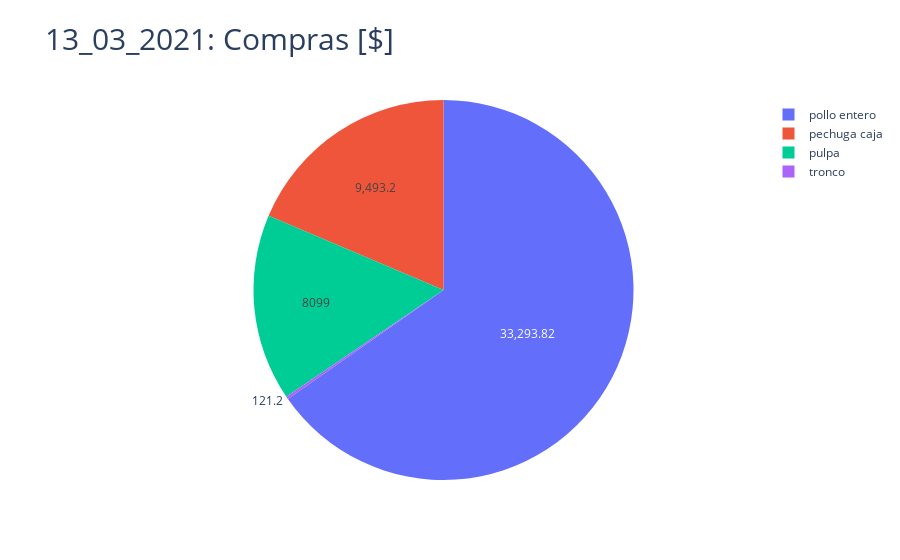

Notebook cell for this chart:
### Markdown cell above
---

### Code cell
def Reporte_de_Hoy():  
    #Obteniendo archivo de ventas
    excel_ventas,excel_compras, hoja = ObtenerArchivo()
    #Obteniendo datos de hoy
    ventas_hoy = LimpiarDatos(excel_ventas.parse(hoja))
    compras_hoy = LimpiarDatos(excel_compras.parse(hoja))
    inventario = {'pechuga': 1000,
                 'ala natural': 1000,
                 'pierna con muslo': 1000,
                 'pechuga caja': 1000,
                 'pollo entero': 1000}
    
    Reporte(ventas_hoy, compras_hoy)
Reporte_de_Hoy()

### Figure 1 — Plotly figure (JSON) as saved in the notebook; plotly's stock layout.template omitted (floating-point values rounded to 4 significant figures)
{"data": [{"domain": {"x": [0, 1], "y": [0, 1]}, "hovertemplate": "producto=%{label}<br>importe=%{value}<extra></extra>", "labels": ["pollo entero", "pechuga caja", "pulpa", "tronco"], "legendgroup": "", "name": "", "showlegend": true, "textinfo": "value", "type": "pie", "values": [33290.0, 9493.0, 8099, 121.2]}], "layout": {"legend": {"tracegroupgap": 0}, "title": {"font": {"size": 30}, "text": "13_03_2021: Compras [$]"}}}
